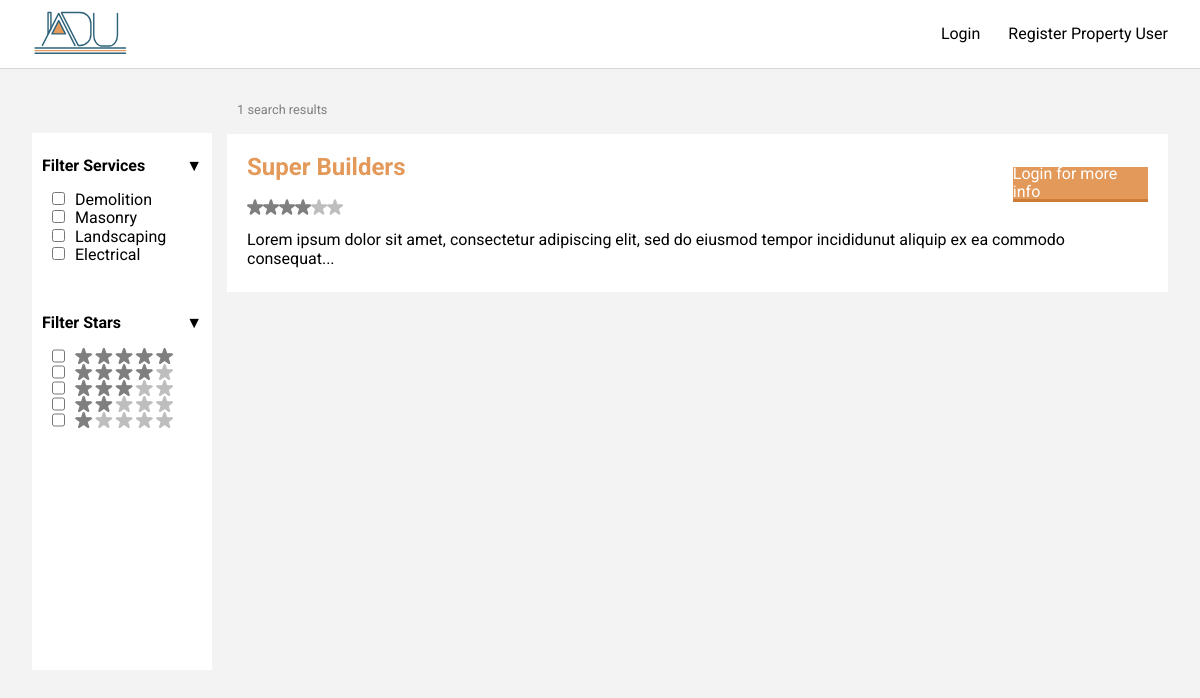
The page /connections/search/ on the database as committed earlier.
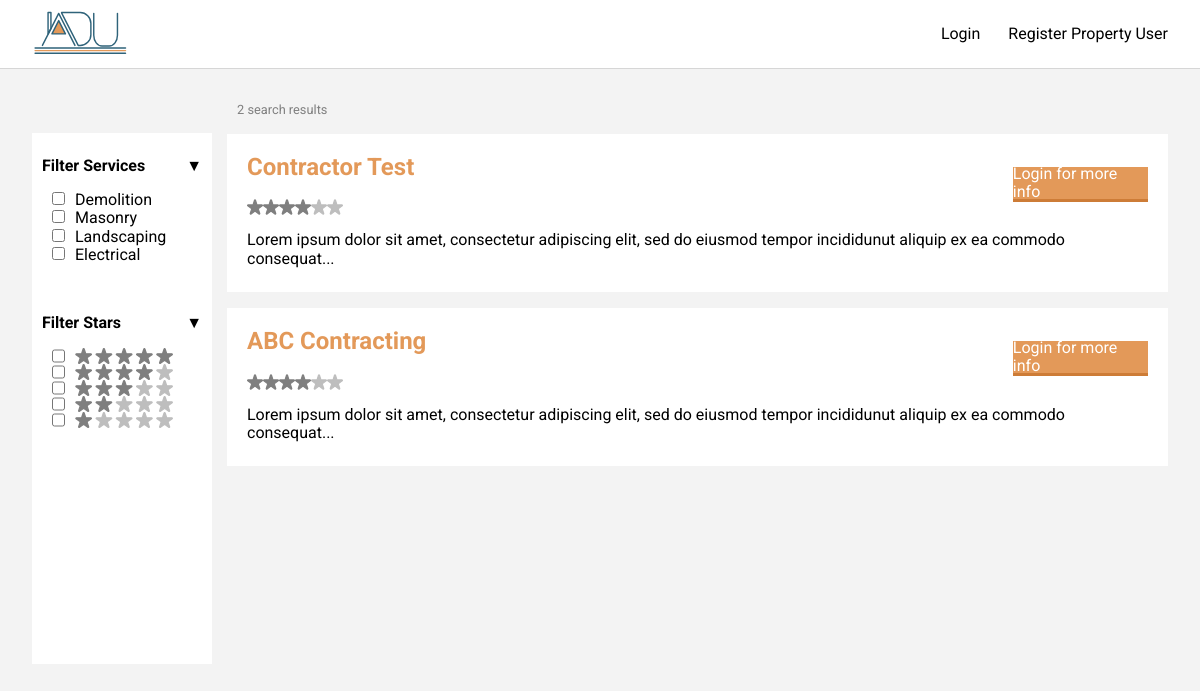
The same page on the database as committed later.
### connections/models.py (models this page shows, shortened)
class Service(UUIDModel):
    name = models.CharField(max_length=256, unique=True)
    description = models.TextField()
    @staticmethod
    def top_5():
        return Service.objects.all()[:5]

### accounts/models.py (models this page shows, shortened)
class User(UUIDModel, AbstractUser):
    PROPERTY_OWNER = 0
    CONTRACTOR = 1
    STAFF = 2
    TYPE_CHOICES = (
        (PROPERTY_OWNER, 'Property Owner'),
        (CONTRACTOR, 'Contractor'),
        (STAFF, 'Staff'),
    )
    user_type = models.PositiveSmallIntegerField(
        choices=TYPE_CHOICES, default=0
    )
    contractor_information = models.OneToOneField(
        'accounts.ContractorInformation',
        blank=True,
        null=True,
        on_delete=models.CASCADE,
        related_name='user',
    )
    property_owner_information = models.OneToOneField(
        'accounts.PropertyOwnerInformation',
        blank=True,
        null=True,
        on_delete=models.CASCADE,
        related_name='user',
    )
    @property
    def name(self):
        return f'{self.first_name} {self.last_name}'

### connections/views.py (the view)
# urls.py: path('search/', views.search, name='search'),
def search(request):
    if request.user.is_authenticated and request.user.user_type == 0:
        jobs = request.user.information.jobs.filter(completed=False)
    contractors = User.objects.filter(user_type=User.CONTRACTOR)
    popular_services = Service.top_5()
    print(contractors)
    return render(request, 'connections/search.html', {
        'services': popular_services,
        'contractors': contractors,
    })

### templates/connections/search.html (shortened to what this page needs)
{% extends 'base.html' %}
{% load static %}
{% block content %}
    <div class="mainContent listPage">
        <aside class="sidebar">
            <div class="services">
                <h2 class="expand">Filter Services</h2>
                <ul>
                    {% for service in services %}
                        <li><input type="checkbox" value="{{ service.name }}">{{ service.name }}</li>
                    {% endfor %}
                </ul>
            </div>
            <div>
                <h2 class="expand">Filter Stars</h2>
                <ul class="stars">
                    <li><input type="checkbox" name="fiveStar"></li>
                    <li><input type="checkbox" name="fourStar"></li>
                    <li><input type="checkbox" name="threeStar"></li>
                    <li><input type="checkbox" name="twoStar"></li>
                    <li><input type="checkbox" name="oneStar"></li>
                </ul>
            </div>
        </aside>
        <section class="mainList">
            <p class="smallText">{{ contractors.count }} search results</p>
            <ul>
                {% for contractor in contractors %}
                    <li>
                        <div class="previewHeader">
                            <div>
                                {% if user.is_authenticated %}
                                    <a href="{% url 'accounts:smithjones' %}">
                                        <h2>{{ contractor.name }}</h2>
                                    </a>
                                {% else %}
                                    <h2>{{ contractor.name }}</h2>
                                {% endif %}
                                <div class="rating">
                                    <img src="{% static 'imgs/filled_star.svg' %}">
                                    <img src="{% static 'imgs/filled_star.svg' %}">
                                    <img src="{% static 'imgs/filled_star.svg' %}">
                                    <img src="{% static 'imgs/filled_star.svg' %}">
                                    <img src="{% static 'imgs/empty_star.svg' %}">
                                    <img src="{% static 'imgs/empty_star.svg' %}">
                                </div>
                            </div>
                            {% if user.is_authenticated %}
                                <a class="orangeBtn" href="#">Contact</a>
                            {% else %}
                                <a class="orangeBtn" href="{% url 'accounts:login' %}">Login for more info</a>
                            {% endif %}
                        </div>
                        <p> Lorem ipsum dolor sit amet, consectetur adipiscing elit, sed do eiusmod tempor incididunut
                            aliquip
                            ex ea commodo consequat...</p>
                    </li>
                {% endfor %}
            </ul>
        </section>
    </div>
{% endblock content %}

Rows that differ between the two databases and show on the page:
removed User: name "Super Builders"
added User: name "Contractor Test"
added User: name "ABC Contracting"
Other text that changed with them:
{{ contractors.count }}: "1" → "2"
